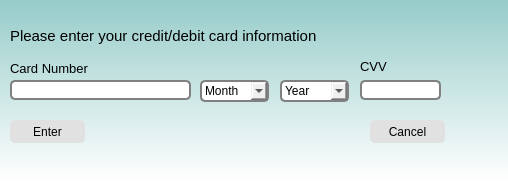
<?xml version="1.0" encoding="UTF-8"?>
<ui version="4.0">
 <class>CheckoutWindow</class>
 <widget class="QWidget" name="CheckoutWindow">
  <property name="geometry">
   <rect>
    <x>0</x>
    <y>0</y>
    <width>508</width>
    <height>181</height>
   </rect>
  </property>
  <property name="windowTitle">
   <string>Form</string>
  </property>
  <property name="styleSheet">
   <string notr="true">.QLineEdit, .QComboBox
{
border: 2px solid gray;
}
#CheckoutWindow
{
	
	background-color: qlineargradient(spread:pad, x1:0, y1:0, x2:0, y2:1, stop:0 rgba(150, 204, 201, 255), stop:1 rgba(255, 255, 255, 255));
}
.QLineEdit, .QComboBox
{
border-radius:5px;
}

.QPushButton
{
	border-radius: 5px;	
	height:22px;


background-color: rgb(225, 225, 225);
}</string>
  </property>
  <widget class="QLabel" name="infoLabel">
   <property name="geometry">
    <rect>
     <x>10</x>
     <y>20</y>
     <width>521</width>
     <height>31</height>
    </rect>
   </property>
   <property name="font">
    <font>
     <pointsize>11</pointsize>
    </font>
   </property>
   <property name="text">
    <string>Please enter your credit/debit card information</string>
   </property>
  </widget>
  <widget class="QLineEdit" name="cardNum">
   <property name="geometry">
    <rect>
     <x>10</x>
     <y>80</y>
     <width>181</width>
     <height>20</height>
    </rect>
   </property>
  </widget>
  <widget class="QLabel" name="label_2">
   <property name="geometry">
    <rect>
     <x>10</x>
     <y>60</y>
     <width>101</width>
     <height>16</height>
    </rect>
   </property>
   <property name="font">
    <font>
     <pointsize>10</pointsize>
    </font>
   </property>
   <property name="text">
    <string>Card Number</string>
   </property>
  </widget>
  <widget class="QComboBox" name="month">
   <property name="geometry">
    <rect>
     <x>200</x>
     <y>80</y>
     <width>69</width>
     <height>22</height>
    </rect>
   </property>
   <item>
    <property name="text">
     <string>Month</string>
    </property>
   </item>
   <item>
    <property name="text">
     <string>1</string>
    </property>
   </item>
   <item>
    <property name="text">
     <string>2</string>
    </property>
   </item>
   <item>
    <property name="text">
     <string>3</string>
    </property>
   </item>
   <item>
    <property name="text">
     <string>4</string>
    </property>
   </item>
   <item>
    <property name="text">
     <string>5</string>
    </property>
   </item>
   <item>
    <property name="text">
     <string>6</string>
    </property>
   </item>
   <item>
    <property name="text">
     <string>7</string>
    </property>
   </item>
   <item>
    <property name="text">
     <string>8</string>
    </property>
   </item>
   <item>
    <property name="text">
     <string>9</string>
    </property>
   </item>
   <item>
    <property name="text">
     <string>10</string>
    </property>
   </item>
   <item>
    <property name="text">
     <string>11</string>
    </property>
   </item>
   <item>
    <property name="text">
     <string>12</string>
    </property>
   </item>
  </widget>
  <widget class="QComboBox" name="year">
   <property name="geometry">
    <rect>
     <x>280</x>
     <y>80</y>
     <width>69</width>
     <height>22</height>
    </rect>
   </property>
   <item>
    <property name="text">
     <string>Year</string>
    </property>
   </item>
   <item>
    <property name="text">
     <string>2017</string>
    </property>
   </item>
   <item>
    <property name="text">
     <string>2018</string>
    </property>
   </item>
   <item>
    <property name="text">
     <string>2019</string>
    </property>
   </item>
   <item>
    <property name="text">
     <string>2020</string>
    </property>
   </item>
   <item>
    <property name="text">
     <string>2021</string>
    </property>
   </item>
   <item>
    <property name="text">
     <string>2022</string>
    </property>
   </item>
   <item>
    <property name="text">
     <string>2023</string>
    </property>
   </item>
   <item>
    <property name="text">
     <string>2024</string>
    </property>
   </item>
   <item>
    <property name="text">
     <string>2025</string>
    </property>
   </item>
  </widget>
  <widget class="QLineEdit" name="CVV">
   <property name="geometry">
    <rect>
     <x>360</x>
     <y>80</y>
     <width>81</width>
     <height>20</height>
    </rect>
   </property>
  </widget>
  <widget class="QLabel" name="label_3">
   <property name="geometry">
    <rect>
     <x>360</x>
     <y>60</y>
     <width>47</width>
     <height>13</height>
    </rect>
   </property>
   <property name="font">
    <font>
     <pointsize>10</pointsize>
    </font>
   </property>
   <property name="text">
    <string>CVV</string>
   </property>
  </widget>
  <widget class="QPushButton" name="pushButton">
   <property name="geometry">
    <rect>
     <x>10</x>
     <y>120</y>
     <width>75</width>
     <height>23</height>
    </rect>
   </property>
   <property name="cursor">
    <cursorShape>PointingHandCursor</cursorShape>
   </property>
   <property name="text">
    <string>Enter</string>
   </property>
  </widget>
  <widget class="QPushButton" name="pushButton_2">
   <property name="geometry">
    <rect>
     <x>370</x>
     <y>120</y>
     <width>75</width>
     <height>23</height>
    </rect>
   </property>
   <property name="cursor">
    <cursorShape>PointingHandCursor</cursorShape>
   </property>
   <property name="text">
    <string>Cancel</string>
   </property>
  </widget>
 </widget>
 <resources/>
 <connections/>
</ui>
